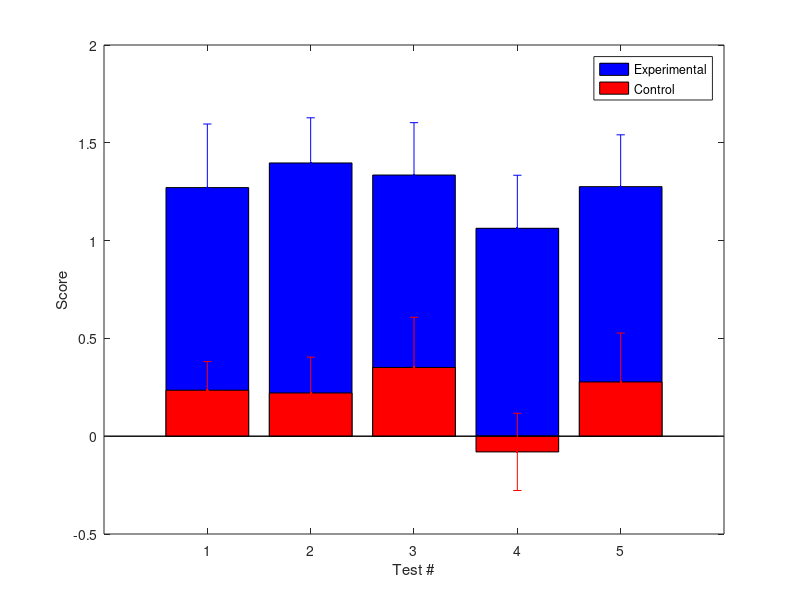

This chart was generated by the following MATLAB code: (Note: this script raises an error after producing the figure.)
% anxietyTest_withAnswers.m
%
% solution code for Thornquist test questions
% RTB wrote it, 27 Oct 2017

% Questions 15-22 will be related to the same data ("anxiety.mat" in the
% Desire2Learn Week 8 folder). Each patient is represented as a row, and
% their normalized score on each test occupies each column (i.e. row 1 is
% Patient 1, and the first column of row 1 is Patient 1's score on Test 1).
% 
% You are a researcher studying anxiety in humans, and you want to know if
% a particular mutation makes people more likely to have anxiety. Each
% patient takes 5 different tests that measure anxiety: 20 patients with a
% known mutation ("experimental"), and 20 patients with the wild type
% allele ("control"). You then normalize the data so that a score of 0 is
% the population mean on the test, and a score of 1 is one standard
% deviation away from the population mean, and use two-sample t-tests to
% discern if there is a difference between the means of the two groups on
% each test. The experimental and control scores are plotted here for each
% test (mean +/- S.E.M.).

% NOTE: originally called 'FWERwithCorrSim.m'

%% Load in data

load anxiety_assays.mat

%% Plot the data

% anonymous function for standard error of the mean
sem = @(x) std(x) ./ sqrt(length(x));

figure('Name','Anxiety Test Scores');
h1=bar(mean(expt),'b');
hold on
errorbar(mean(expt),sem(expt),'b.');
h2=bar(mean(ctl),'r');
errorbar(mean(ctl),sem(ctl),'r.');
legend([h1,h2],{'Experimental','Control'});
xlabel('Test #'); ylabel('Score');

%% Do separate 2-sample t-tests for each test

% Unadjusted p-values:
[H,pVals] = ttest2(expt,ctl);

% Q15: Without making any post-hoc adjustments for multiple comparisons, on
% which tests is there a significant difference between the "experimental"
% and "control" treatments (at a significance level of p < 0.05)? (Check
% all that apply)
%
% A15: All p-values are below 0.05

% Q16:  Using the standard Bonferroni correction are all of the tests still
% significant at p < 0.05? Ans. No
% A16: We can adjust things in one of two ways:
%   1. divide our criterion by the number of tests and use the same
%      p-values
%   2. multiply our p-values by the number of tests and use the same
%      criterion
nTests = length(pVals);
BCpVals = pVals .* nTests;

% A16: No. Test #3 now gives a corrected p-value of 0.0578.

% Q17: Should you be concerned about multiple comparisons here?
% A17: Yes; we performed multiple hypothesis tests, and so we have a higher
% probability of at least one test rejecting the null hypothesis, even if
% it's true, and so we should use a more stringent criterion.

%% Assess correlation among tests:

% The purpose of multiple comparisons corrections is to address the fact
% that, if you perform several independent hypothesis tests, each at a
% particular level of significance, the probability that at least one will
% give a false positive is higher than any of the individual tests. We're
% doing something slightly different, which is asking whether 5 separate
% tests are consistent with an underlying phenomenon: that the person is
% "anxious."

% Q18: In the data provided in the .mat file, is there evidence that
% the tests results are correlated across patients?

% calculate correlations across patients
[rhoExpt,pValExpt] = corr(expt);
[rhoCtl,pValCtl] = corr(ctl);

figure('Name','Test Score Correlations');
subplot(2,1,1);
imagesc(rhoExpt,[0,1]);
colorbar; colormap('hot');
xlabel('Test #'); ylabel('Test #');
title('Patients');

subplot(2,1,2);
imagesc(rhoCtl,[0,1]);
colorbar; colormap('hot');
xlabel('Test #'); ylabel('Test #');
title('Controls');

% A18: Yes. In the experimental group, scores on all tests are correlated,
% with correlation coefficients ranging from 0.54 to 0.82, and all are
% statistically significant at p < 0.05. Similar for the control group,
% thought tests 1 and 5 do not appear significantly correlated:


% Q19: How should your findings about the correlations of the tests adjust
% the way you think about correcting for the fact that you're performing
% multiple comparisons?

% A19: They are at least partially independent tests, so the probability of
% observing at least one false positive across the whole set is higher than
% the probability of rejecting the null hypothesis for any single test. We
% should thus use a more stringent criterion for significance than p <
% 0.05, although not as stringent as if they were independent.

% Q#: The authors cite your work in the statistics section as a
% justification for not correcting for multiple comparisons. Based on their
% evidence, should they be able to conclude that there are two types of
% anxiety?

% A#: No. The two situations are quite different. Your paper asked "do the
% data support an underlying state of anxiety (as reflected by these 5
% measures)?" and so your hypothesis testing produced results which were
% correlated with each other and addressed a common question. These authors
% ask "Is there a detectable state of anxiety, as reflected by at least one
% test showing a significant difference?" and perform many hypothesis tests
% which produce independent conclusions. As a result, they should correct
% for false positives in those independent tests.

%% Simulate data with different levels of correlation:

% The data provided in 'anxiety_assays.mat' were made up. Data for each
% group was generated using the MATLAB function mvnrnd(mu,sigma,20), with a
% different 'mu' for the experimental and control groups. Specifically,
% muExpt = [1,1,1,1,1] and muCtl = [0,0,0,0,0]. They both used the same
% covariance matrix.
nSamp = 20;     % number per group
myCorr = 0.6;   % correlation among tests
muExpt = [1,1,1,1,1];   % normalized mean of experimental group
muCtrl = [0,0,0,0,0];   % normalized mean of control group
% covariance matrix:
mySigma = (ones(5,5) .* myCorr) + (eye(5) .* (1 - myCorr));

% Q20: What is the probability of at least one false positive?
% Key is to draw both samples from the SAME distribution (i.e. H0 is True)
nSim = 10000;
nFP = 0;
rng default
for k = 1:nSim
    R1 = mvnrnd(muCtrl,mySigma,nSamp);
    R2 = mvnrnd(muCtrl,mySigma,nSamp);
    H = ttest2(R1,R2);
    if any(H)
        nFP = nFP + 1;
    end
end
pFP = nFP / nSim;
% A20: 0.1694

% Q21: What is the probability of producing a false positive if the tests
% are completely uncorrelated (i.e. sigma is 0 everywhere except the
% main diagonal)?

% A21: There are two different ways to answer this question. The simplest
% is to just generate a new covariance matrix and repeat our simulation:
mySigma = eye(5);   % and repeat lines 119-130
% This gives 0.2279

% But it is easy to calculate exactly with independent tests, since the
% probability of one or more FPs is just 1 - P(all True Positives). Since
% the probability of a true positive for each of the tests is (1-alpha),
% and the tests are independent, the latter is just 0.95^5.
FWERuncorr = 1 - 0.95^nTests;
% This gives 0.2262

% Q22: What is the probability if all tests scores are perfectly correlated?

% A22: Again, two possible approaches. Simulation:
mySigma = ones(5,5);    % and repeat lines 119-130
% This gives 0.0504
% Or you can just realize that if the scores all are perfectly correlated,
% we have really only done one test, so FWER = alpha for single test.
% Brian Healy gave an example in his multiple comparisons lecture of
% comparing heights between two groups, but coding the heights (single
% measurement) in five different ways: cm., in., ft., m., yds.